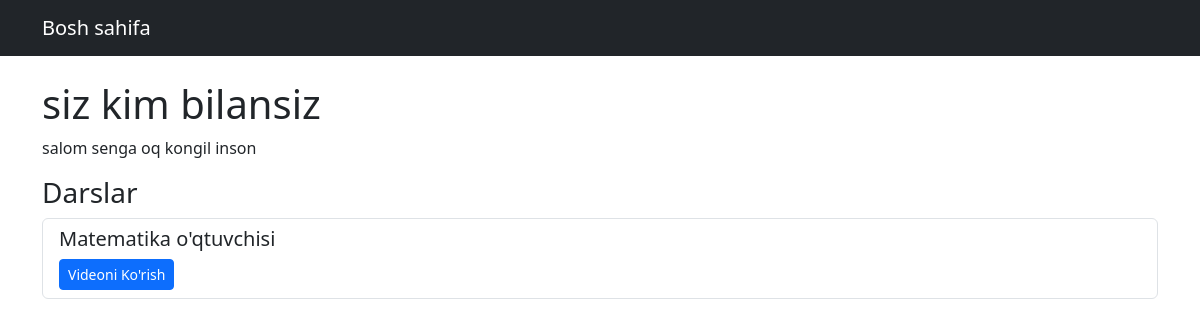
The app's page /course/1/ with its own data.
### courses/models.py (models this page shows, shortened)
class Course(models.Model):
    title= models.CharField(max_length=255)
    description= models.TextField()
    created_at= models.DateTimeField(auto_now_add=True)
    instructor = models.ForeignKey(User,  on_delete=models.SET_NULL, null =True)

class Lesson(models.Model):
    course = models.ForeignKey(Course, related_name='lessons', on_delete=models.CASCADE)
    title = models.CharField(max_length=255)
    video_url = models.URLField()
    content = models.TextField()

### courses/views.py (the view)
# urls.py: path('course/<int:course_id>/', course_detail, name='course_detail'),
def course_detail(request, course_id):
    course = get_object_or_404(Course, id=course_id)
    return render(request, 'course_detail.html', {'course': course})

### courses/templates/course_detail.html (shortened to what this page needs)
<!DOCTYPE html>
<html lang="uz">
<head>
    <link rel="stylesheet" href="https://cdn.jsdelivr.net/npm/bootstrap@5.3.0/dist/css/bootstrap.min.css">
</head>
<body>
    <nav class="navbar navbar-dark bg-dark">
        <div class="container">
            <a class="navbar-brand" href="/">Bosh sahifa</a>
        </div>
    </nav>
    <div class="container mt-4">
        <h1>{{ course.title }}</h1>
        <p>{{ course.description }}</p>
        <h3>Darslar</h3>
        <ul class="list-group">
            {% for lesson in course.lessons.all %}
                <li class="list-group-item">
                    <h5>{{ lesson.title }}</h5>
                    <a href="{{ lesson.video_url }}" target="_blank" class="btn btn-sm btn-primary">Videoni Ko'rish</a>
                </li>
            {% endfor %}
        </ul>
    </div>
</body>
</html>

### records on screen
Course: title "siz kim bilansiz", description "salom senga oq kongil inson"
Lesson: title "Matematika o'qtuvchisi"
